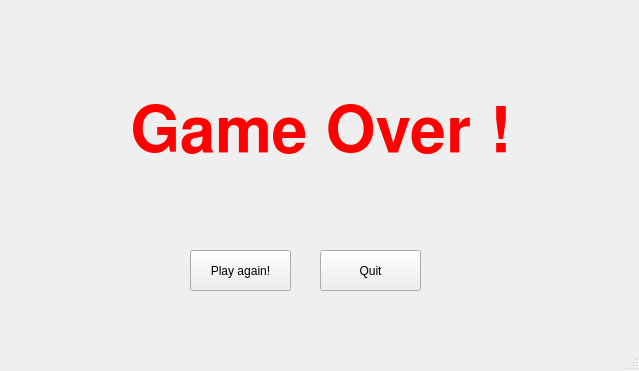
<?xml version="1.0" encoding="UTF-8"?>
<ui version="4.0">
 <class>GameOver</class>
 <widget class="QMainWindow" name="GameOver">
  <property name="geometry">
   <rect>
    <x>0</x>
    <y>0</y>
    <width>639</width>
    <height>371</height>
   </rect>
  </property>
  <property name="windowTitle">
   <string>MainWindow</string>
  </property>
  <widget class="QWidget" name="centralwidget">
   <widget class="QLabel" name="label">
    <property name="geometry">
     <rect>
      <x>80</x>
      <y>70</y>
      <width>481</width>
      <height>131</height>
     </rect>
    </property>
    <property name="font">
     <font>
      <family>FreeSans</family>
     </font>
    </property>
    <property name="text">
     <string>&lt;html&gt;&lt;head/&gt;&lt;body&gt;&lt;p align=&quot;center&quot;&gt;&lt;span style=&quot; font-size:48pt; font-weight:600; color:#ff0000;&quot;&gt;Game Over !&lt;/span&gt;&lt;/p&gt;&lt;/body&gt;&lt;/html&gt;</string>
    </property>
   </widget>
   <widget class="QPushButton" name="pushButton">
    <property name="geometry">
     <rect>
      <x>190</x>
      <y>250</y>
      <width>101</width>
      <height>41</height>
     </rect>
    </property>
    <property name="text">
     <string>Play again!</string>
    </property>
   </widget>
   <widget class="QPushButton" name="pushButton_2">
    <property name="geometry">
     <rect>
      <x>320</x>
      <y>250</y>
      <width>101</width>
      <height>41</height>
     </rect>
    </property>
    <property name="text">
     <string>Quit</string>
    </property>
   </widget>
  </widget>
  <widget class="QMenuBar" name="menubar">
   <property name="geometry">
    <rect>
     <x>0</x>
     <y>0</y>
     <width>639</width>
     <height>22</height>
    </rect>
   </property>
  </widget>
  <widget class="QStatusBar" name="statusbar"/>
 </widget>
 <resources/>
 <connections/>
</ui>
